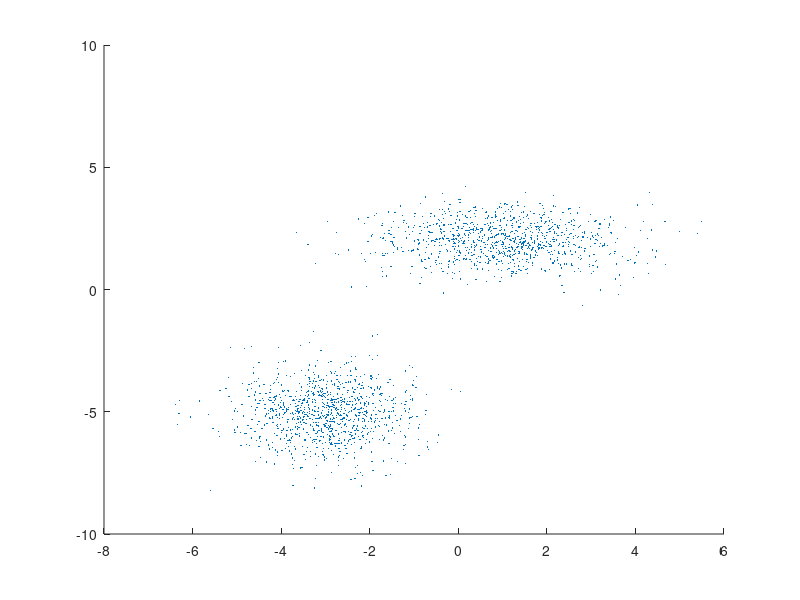

Source code (MATLAB): (Note: this script raises an error after producing the figure.)
mu1 = [1 2];          % Mean of the 1st component
sigma1 = [2 0; 0 .5]; % Covariance of the 1st component
mu2 = [-3 -5];        % Mean of the 2nd component
sigma2 = [1 0; 0 1];  % Covariance of the 2nd component

rng('default') % For reproducibility
r1 = mvnrnd(mu1,sigma1,1000);
r2 = mvnrnd(mu2,sigma2,1000);
X = [r1; r2];

gm = fitgmdist(X,2);

scatter(X(:,1),X(:,2),10,'.') % Scatter plot with points of size 10
hold on
gmPDF = @(x,y) arrayfun(@(x0,y0) pdf(gm,[x0 y0]),x,y);
fcontour(gmPDF,[-8 6])